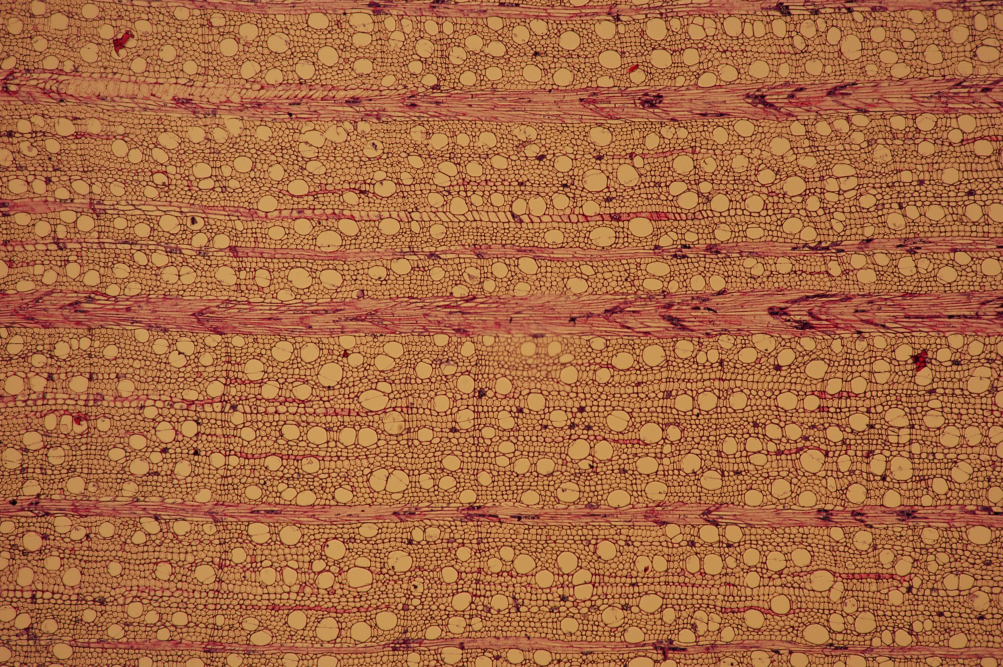
#> input picture ヤマボウシ.JPG, 3008 x 2000 px (shown at 1/3 size)
$ python -i preprocess.py   (imports and definitions only)
#> lines starting #> are read from the running program, lines starting #| are printed output that depends on the picture
import cv2
import numpy as np

def pil2cv(pil_image):
#    ''' PIL型 -> OpenCV型 '''
        cv_image = np.array(pil_image, dtype=np.uint8)
        if cv_image.ndim == 2:  # モノクロ
            pass
        elif cv_image.shape[2] == 3:  # カラー
            cv_image = cv2.cvtColor(cv_image, cv2.COLOR_RGB2BGR)
#> cv_image is the input picture: shape (2000, 3008, 3); mean B, G, R 66.7, 105, 168.3
        elif cv_image.shape[2] == 4:  # 透過
            cv_image = cv2.cvtColor(cv_image, cv2.COLOR_RGBA2BGRA)
        return cv_image/255

def preprocess(img):
  cv_img = pil2cv(img)
  gray_img=cv_img[:,:,[2,1,0]]
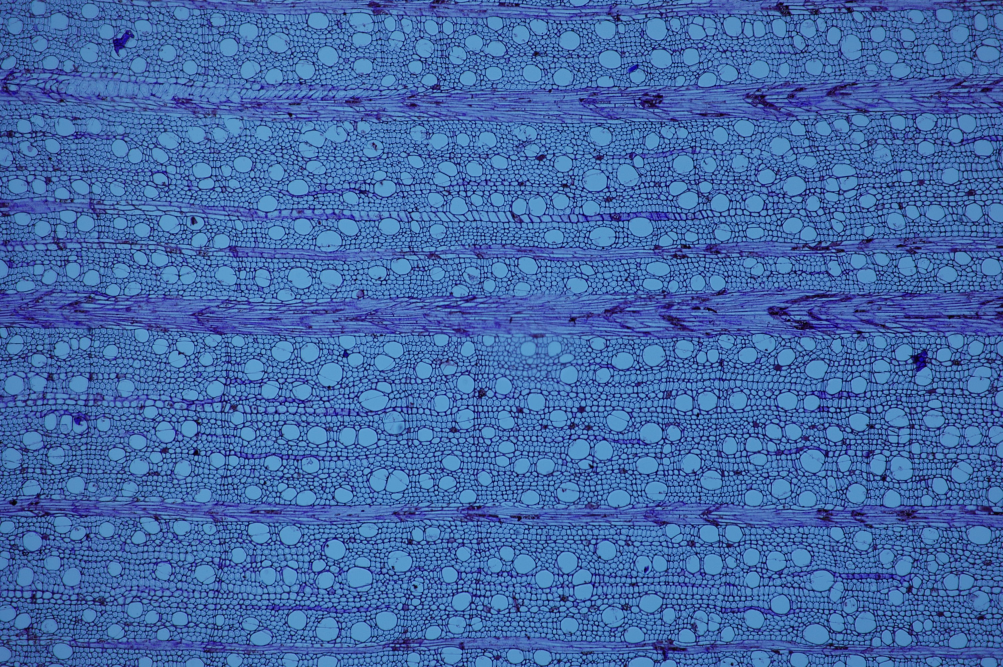
#> gray_img: shape (2000, 3008, 3) float64 (shown at 1/3 size); mean B, G, R 0.66, 0.412, 0.262
  resized_img = cv2.resize(gray_img, (640, 640))
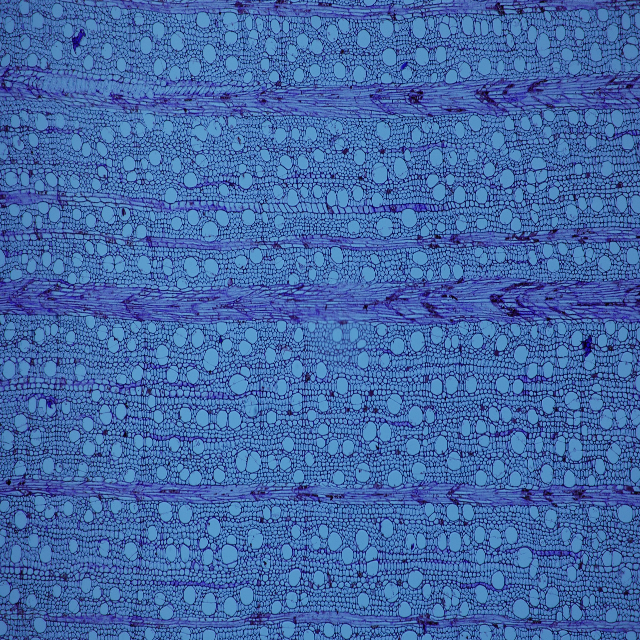
#> resized_img: shape (640, 640, 3) float64; mean B, G, R 0.66, 0.412, 0.262
  rows = int(10)  # 行数
  cols = int(10)  # 列数

  patches = []
  for i in range(10):
    for j in range(10):
        patches.append(resized_img[64*i:64*(i+1), 64*j:64*(j+1)])
#> after the loop, patches = 100 items
  patches= np.array(patches)
  return patches

>>> import cv2
>>> picture = cv2.cvtColor(cv2.imread('../ヤマボウシ.JPG'), cv2.COLOR_BGR2RGB)
>>> result = preprocess(picture)
